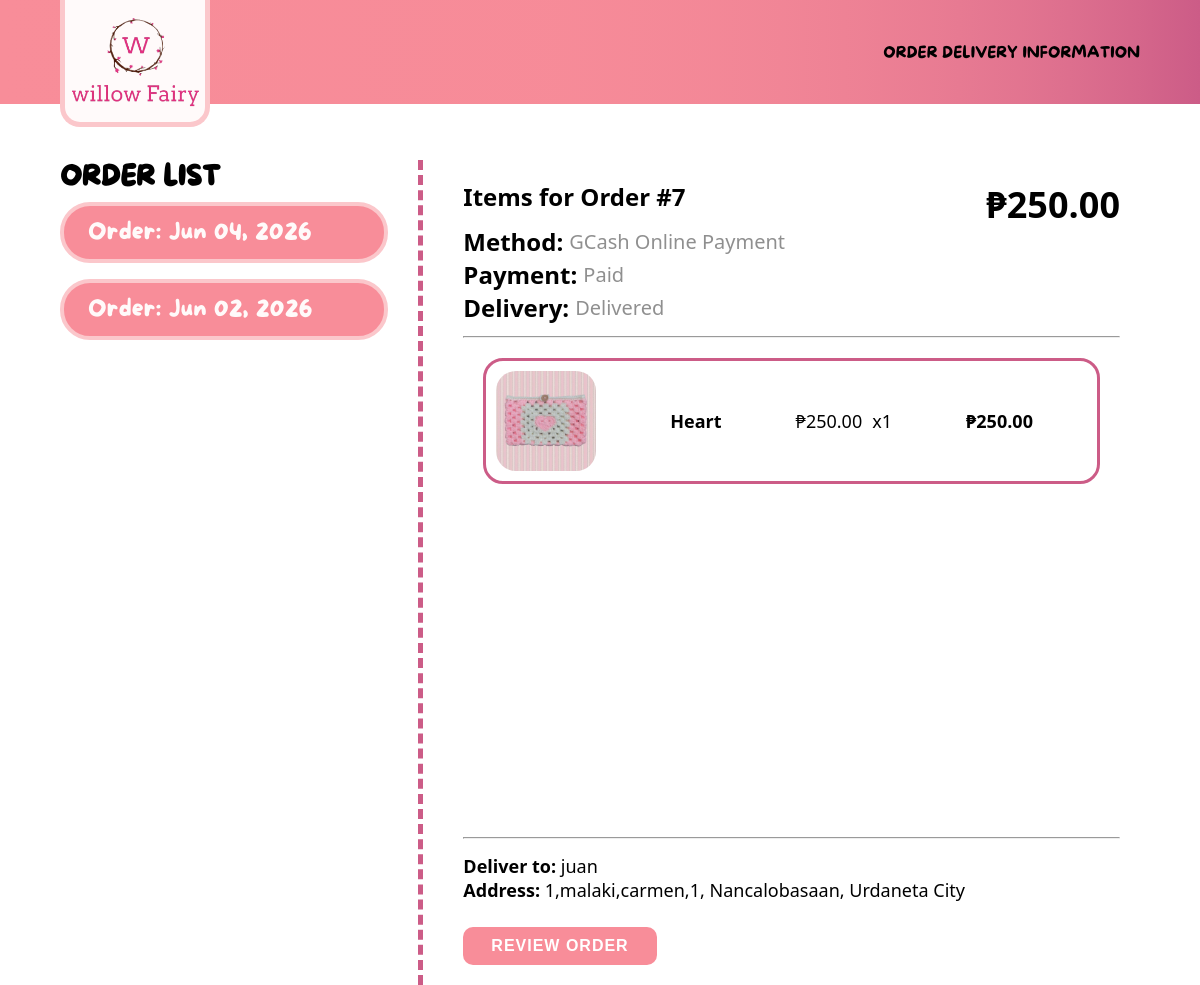
Before: /accounts/delivery (signed in) with the older database file.
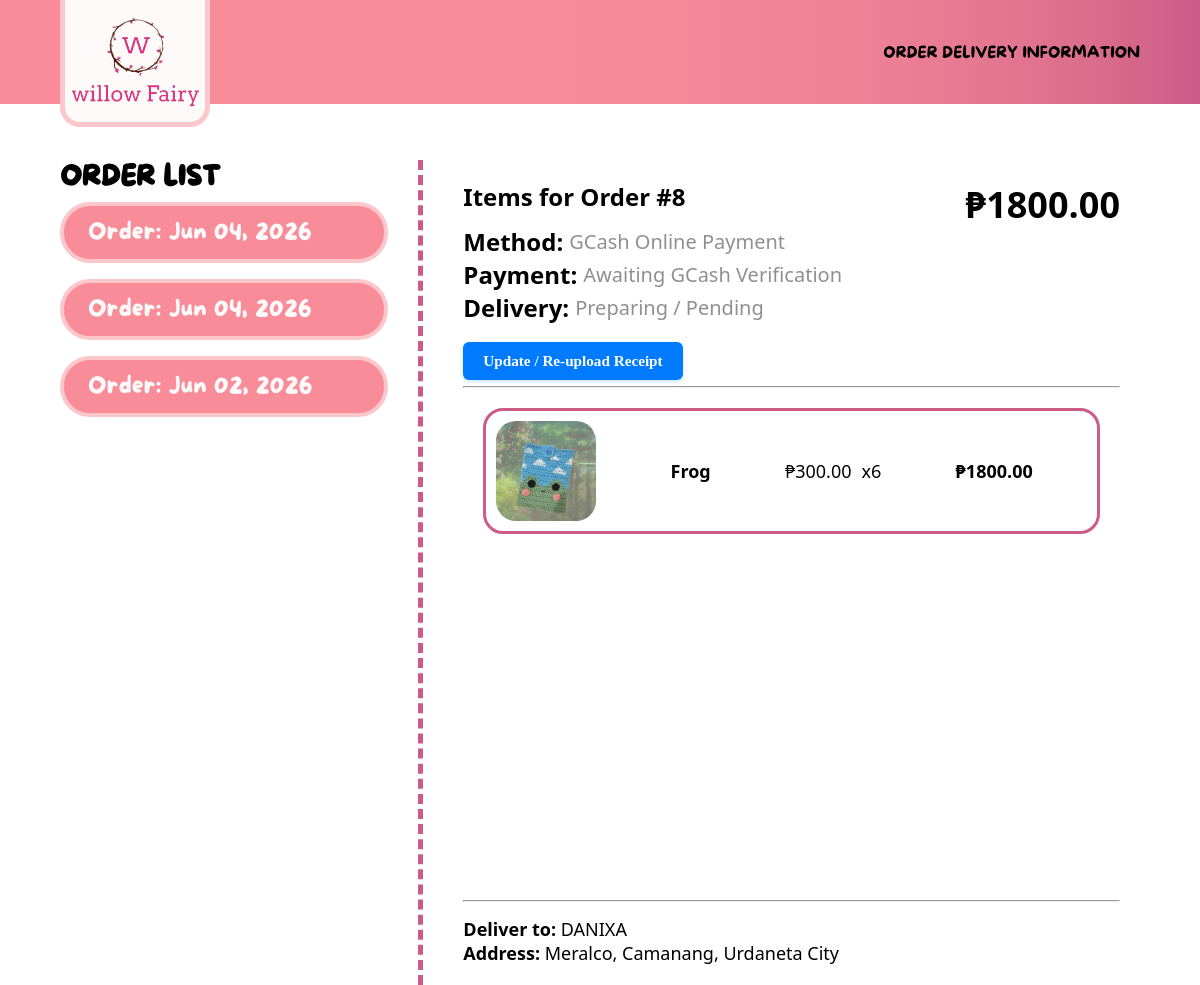
After: the same page with the newer database file.
### dashboard/models.py (models this page shows, shortened)
class Order(models.Model):
    DELIVERY_STATUS_CHOICES = [
        ('Pending', 'Preparing / Pending'),
        ('Out for Delivery', 'Out for Delivery'),
        ('Delivered', 'Delivered'),
        ('Cancelled', 'Cancelled'),
    ]
    PAYMENT_STATUS_CHOICES = [
        ('Unpaid', 'Unpaid / Pending COD'),
        ('Awaiting Verification', 'Awaiting GCash Verification'),
        ('Paid', 'Paid'),
        ('Refunded', 'Refunded'),
    ]
    PAYMENT_METHOD_CHOICES = [
        ('cod', 'Cash on Delivery (COD)'),
        ('gcash', 'GCash Online Payment'),
    ]
    customer = models.ForeignKey(Customer, on_delete=models.CASCADE, related_name='orders')
    date_ordered = models.DateTimeField(auto_now_add=True)
    delivery_status = models.CharField(max_length=20, choices=DELIVERY_STATUS_CHOICES, default='Pending')
    payment_status = models.CharField(max_length=25, choices=PAYMENT_STATUS_CHOICES, default='Unpaid')
    payment_method = models.CharField(max_length=10, choices=PAYMENT_METHOD_CHOICES, default='cod')
    gcash_number = models.CharField(max_length=20, blank=True, null=True)
    gcash_reference = models.CharField(max_length=50, blank=True, null=True, unique=True)
    payment_proof = models.ImageField(upload_to='payment_proofs/', blank=True, null=True)
    full_name = models.CharField(max_length=100)
    mobile_number = models.CharField(max_length=20)
    street_address = models.CharField(max_length=255)
    barangay = models.CharField(max_length=100)
    region = models.CharField(max_length=100, default="Region I (Ilocos Region)")
    province = models.CharField(max_length=100, default="Pangasinan")
    city = models.CharField(max_length=100, default="Urdaneta City")
    postal_code = models.CharField(max_length=10, default="2428")
    address_type = models.CharField(max_length=10, choices=[('home', 'Home'), ('office', 'Office')], default='home')
    landmarks = models.CharField(max_length=255, blank=True, null=True)
    @property
    def grand_total(self):
        return sum((item.subtotal for item in self.order_items.all()), Decimal('0.00'))

class OrderItem(models.Model):
    order = models.ForeignKey(Order, on_delete=models.CASCADE, related_name='order_items')
    item = models.ForeignKey(Item, on_delete=models.SET_NULL, null=True, blank=True)
    item_name = models.CharField(max_length=100)
    price_at_purchase = models.DecimalField(max_digits=10, decimal_places=2)
    quantity = models.PositiveIntegerField(default=1)
    @property
    def subtotal(self):
        price = self.price_at_purchase if self.price_at_purchase is not None else Decimal('0.00')
        raw_subtotal = price * self.quantity
        return raw_subtotal.quantize(Decimal('0.01'), rounding=ROUND_HALF_UP)

class Item(models.Model):
    id = models.AutoField(primary_key=True)
    date_created = models.DateTimeField(auto_now_add=True)
    name = models.CharField(max_length=100)
    price = models.DecimalField(max_digits=10, decimal_places=2)
    image = models.ImageField(upload_to="products/", null=True, blank=True)
    is_in_stock = models.BooleanField(default=True, verbose_name="In Stock")

### accounts/views.py (the view)
# urls.py: path('delivery', views.view_order, name='view_order'),
@login_required
def view_order(request):
    customer_orders = Order.objects.filter(customer__user=request.user).order_by('-date_ordered')
    selected_order_id = request.GET.get('order')
    selected_order = None
    if customer_orders.exists():
        if selected_order_id:
            selected_order = customer_orders.filter(id=selected_order_id).first()
        if not selected_order:
            selected_order = customer_orders.first()
    context = {
        'orders': customer_orders,
        'selected_order': selected_order  # Pass the single chosen order to the template
    }
    return render(request, 'accounts/delivery.html', context)

### accounts/templates/accounts/delivery.html (shortened to what the changed rows need)
{% extends 'public_login_base.html' %}
{% block content %}
    <div class="order-margin">
        <div class="delivery-right-container">
            <h1 class="order-list-title">ORDER LIST </h1>
            <div class="order-list-container">
                {% for order in orders %}
                    <a href="?order={{ order.id }}" class="order-btn {% if order.id == selected_order.id %}active-order{% endif %}">
                        Order: {{ order.date_ordered|date:"M d, Y" }}
                    </a>
                {% empty %}
                    <p class="no-orders-text">You haven't placed any orders yet!</p>
                {% endfor %}
            </div>
        </div>
        <div class="delivery-left-container">
            <div class="order-item-list-container">
                {% if selected_order %}
                <div class="selected-order-header">
                    <div class="selected-order-header-left">
                        <h3 class="selected-order-title">Items for Order #{{ selected_order.id }}</h3>
                        <div class="selected-order-status-stack">
                            <div class="status-row">
                                <span class="status-label">Method:</span>
                                <span class="badge-status badge-method--{{ selected_order.payment_method|slugify }}">{{ selected_order.get_payment_method_display }}</span>
                            </div>
                            <div class="status-row">
                                <span class="status-label">Payment:</span>
                                <span class="badge-status badge-payment--{{ selected_order.payment_status|slugify }}">{{ selected_order.get_payment_status_display }}</span>
                            </div>
                            <div class="status-row">
                                <span class="status-label">Delivery:</span>
                                <span class="badge-status badge-delivery--{{ selected_order.delivery_status|slugify }}">{{ selected_order.get_delivery_status_display }}</span>
                            </div>
                        </div>
                        {% if selected_order.payment_method == 'gcash' %}
                            {% if selected_order.payment_status == 'Unpaid' or selected_order.payment_status == 'Awaiting Verification' %}
                                <div class="order-action-container">
                                    <a href="{% url 'accounts:gcash_payment' selected_order.id %}" class="btn-gcash-action">
                                        {% if selected_order.payment_status == 'Unpaid' %}
                                            Proceed to GCash Payment
                                        {% else %}
                                            Update / Re-upload Receipt
                                        {% endif %}
                                    </a>
                                </div>
                            {% endif %}
                        {% endif %}
                    </div>
                    <div class="selected-order-header-right">
                        <h3 class="selected-order-total-price"> ₱{{ selected_order.grand_total }}</h3>
                    </div>
                </div>
                <hr>
                <div class="order-cards-scroll-area">
                    {% for order_item in selected_order.order_items.all %}
                        {% include 'accounts/order_item_card.html' %}
                    {% endfor %}
                </div>
                <hr>
                <div class="order-delivery-details">
                    <p class="order-delivery-details-text"><strong>Deliver to:</strong> {{ selected_order.full_name }}</p>
                    <p class="order-delivery-details-text"><strong>Address:</strong> {{ selected_order.street_address }}, {{ selected_order.barangay }}, {{ selected_order.city }}</p>
                </div>
               {% if selected_order.delivery_status == 'Delivered' %}
    <div class="around-payment review-flat-section">
        <label for="toggle-review-box" class="payment-btn-upload review-trigger-btn">
            REVIEW ORDER
        </label>
    </div>
{% endif %}
                {% else %}
                    <p class="no-orders-text">No transaction details available.</p>
                {% endif %}
            </div>
        </div>
    </div>
{% endblock content %}

### accounts/templates/accounts/order_item_card.html
{% load static %}
<div class="order-item-card">
    {% if order_item.item.image %}
        <img src="{{ order_item.item.image.url }}" class="order-item-image" alt="{{ order_item.item.name }}">
    {% else %}
        <img src="{% static 'images/product-placeholder.jpg' %}" class="order-item-image" alt="Placeholder">
    {% endif %}
    <div class="order-item-specs">
        <h6 class="order-item-name">{{ order_item.item.name|title }}</h6>
        <div class="order-item-details">
            <span class="order-item-price">₱{{ order_item.item.price }}</span>
            <span class="order-item-quantity">x{{ order_item.quantity }}</span>
        </div>
        <h6 class="order-item-total-price">₱{{ order_item.subtotal }}</h6>
    </div>
</div>

Changed rows visible on the page:
no longer on this page (row unchanged): OrderItem: item.image (picture), item.name "Heart", item.price "250.00", quantity "1", subtotal "250.00"
added Order: date_ordered "Jun 04, 2026", id "8", payment_method "GCash Online Payment", payment_status "Awaiting GCash Verification", delivery_status "Preparing / Pending", grand_total "1800.00", full_name "DANIXA", street_address "Meralco", barangay "Camanang", city "Urdaneta City"
added OrderItem: item.image (picture), item.name "Frog", item.price "300.00", quantity "6", subtotal "1800.00"
Other visible differences:
{{ selected_order.id }}: "7" → "8"
{{ selected_order.get_payment_status_display }}: "Paid" → "Awaiting GCash Verification"
{{ selected_order.get_delivery_status_display }}: "Delivered" → "Preparing / Pending"
{{ selected_order.grand_total }}: "250.00" → "1800.00"
{{ selected_order.full_name }}: "juan" → "DANIXA"
{{ selected_order.street_address }}: "1,malaki,carmen,1" → "Meralco"
{{ selected_order.barangay }}: "Nancalobasaan" → "Camanang"
text no longer shown: "REVIEW ORDER"
text now shown: "Update / Re-upload Receipt"
